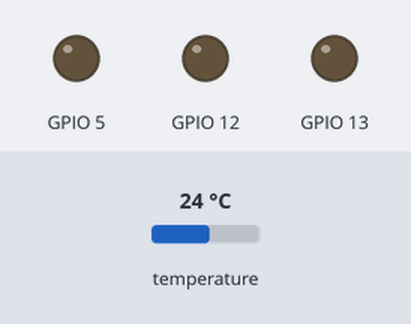
The program below on a simulated ESP8266 (Wemos D1 mini). On the bench: output pins drawn as LEDs (lit = HIGH). The test bench sets the inputs (shaded band); at power-on: temperature 24 °C. EEPROM starts erased; what the program prints to the serial monitor is not drawn.

Above: at 0.1 s.
At 3.1 s:
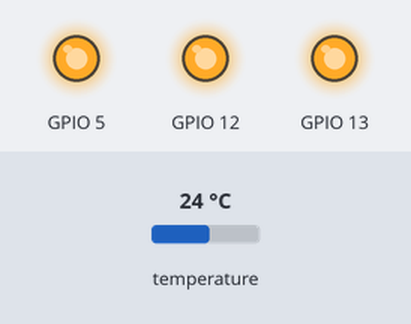
Timing chart, 0 to 4.6 s (numbered marks = the images above):
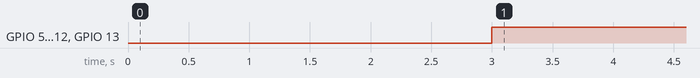

The program:

main.cpp
```cpp
#include <Arduino.h>
#include <InitializationParameters.h>
#include <PipsqueakConfig.h>
#include <DS18B20Bus.h>

// Configure InitializationParameters.h & .cpp before running


bool success = true;
size_t maxAddresses = 2;
byte addressBuffer[16];
PipsqueakConfig * config = new PipsqueakConfig();;
DS18B20Bus * bus = new DS18B20Bus();


void setup() {
  // Set up Serial for output to a monitor
  Serial.begin(57600);
  Serial.print("\n");
  for (uint8_t t = 3; t > 0; t--) {
    Serial.printf("Standby period ends in %d seconds...\n", t);
    Serial.flush();
    delay(1000);
  }
  Serial.print("\n");
  Serial.print("\n");

  // Configure pins
  pinMode(CONFIG_GREEN_INDICATOR_PIN, OUTPUT);
  pinMode(CONFIG_RED_INDICATOR_PIN, OUTPUT);
  pinMode(CONFIG_SIGNAL_ENABLE_PIN, OUTPUT);

  // Green and red illuminated at startup
  digitalWrite(CONFIG_GREEN_INDICATOR_PIN, HIGH);
  digitalWrite(CONFIG_RED_INDICATOR_PIN, HIGH);

  // Enable signals (such as indicator signals above)
  digitalWrite(CONFIG_SIGNAL_ENABLE_PIN, HIGH);

  // Read the virtual EEPROM contents
  config->readContents();
  yield();

  // Apply any updates from InitializationParameters in volatile memory only
  config->applyUpdates();

  // Detect the onboard temperature sensor
  size_t countOfSensors = bus->search(addressBuffer, maxAddresses);
  yield();

  // Order matters - configure the remote sensor before the board sensor
  if (config->detectRemoteSensor(addressBuffer, countOfSensors)) {
    bus->setResolution(config->remoteSensorAddress(), 12);
  }
  yield();

  // Configure the board sensor
  if (config->detectBoardSensor(addressBuffer, countOfSensors)) {
    bus->setResolution(config->boardSensorAddress(), 9);
  } else {
    success = false;
  }
  yield();

  if (DRY_RUN) {
    Serial.println("Dry Run - no modifications made");
    config->printContents();
  } else if (!success) {
    Serial.println("Failed - no modifications made");
  } else if (config->updated()) {
    if (config->previouslyInitialized() && !ALLOW_UPDATE) {
      Serial.println("Updates disallowed by option - no modifications made");
    } else if (config->commitUpdates()) {
      Serial.println("Configuration updates committed to non-volatile memory");
      config->verifyContents();
    } else {
      Serial.println("Failed (invalid configuration?) - no modifications made");
    }
  } else {
    Serial.println("No updates detected - no modifications made");
  }

  if (success) {
    digitalWrite(CONFIG_RED_INDICATOR_PIN, LOW);
  }
}


void loop() {
}
```

Measured:
- by itself, GPIO 5, GPIO 12, GPIO 13: LOW → HIGH at 3.0 s
